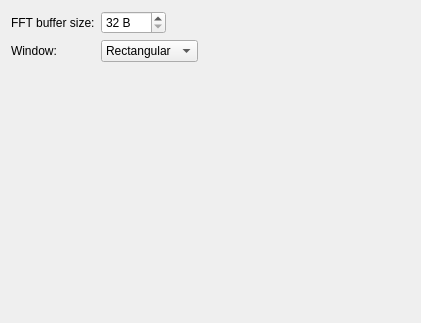
<?xml version="1.0" encoding="UTF-8"?>
<ui version="4.0">
 <class>FFTWidget</class>
 <widget class="QWidget" name="FFTWidget">
  <property name="geometry">
   <rect>
    <x>0</x>
    <y>0</y>
    <width>421</width>
    <height>323</height>
   </rect>
  </property>
  <property name="windowTitle">
   <string>Form</string>
  </property>
  <layout class="QGridLayout" name="gridLayout">
   <item row="0" column="2">
    <spacer name="horizontalSpacer">
     <property name="orientation">
      <enum>Qt::Horizontal</enum>
     </property>
     <property name="sizeHint" stdset="0">
      <size>
       <width>40</width>
       <height>20</height>
      </size>
     </property>
    </spacer>
   </item>
   <item row="0" column="0">
    <widget class="QLabel" name="label">
     <property name="text">
      <string>FFT buffer size:</string>
     </property>
    </widget>
   </item>
   <item row="1" column="0">
    <widget class="QLabel" name="label_2">
     <property name="text">
      <string>Window:</string>
     </property>
    </widget>
   </item>
   <item row="0" column="1">
    <widget class="QSpinBox" name="bufferSizeSpinBox">
     <property name="sizePolicy">
      <sizepolicy hsizetype="Maximum" vsizetype="Fixed">
       <horstretch>0</horstretch>
       <verstretch>0</verstretch>
      </sizepolicy>
     </property>
     <property name="suffix">
      <string> B</string>
     </property>
     <property name="minimum">
      <number>32</number>
     </property>
     <property name="maximum">
      <number>4096</number>
     </property>
     <property name="singleStep">
      <number>32</number>
     </property>
    </widget>
   </item>
   <item row="2" column="0">
    <spacer name="verticalSpacer">
     <property name="orientation">
      <enum>Qt::Vertical</enum>
     </property>
     <property name="sizeHint" stdset="0">
      <size>
       <width>20</width>
       <height>40</height>
      </size>
     </property>
    </spacer>
   </item>
   <item row="1" column="1">
    <widget class="QComboBox" name="windowComboBox">
     <property name="sizePolicy">
      <sizepolicy hsizetype="Preferred" vsizetype="Maximum">
       <horstretch>0</horstretch>
       <verstretch>0</verstretch>
      </sizepolicy>
     </property>
     <item>
      <property name="text">
       <string>Rectangular</string>
      </property>
     </item>
     <item>
      <property name="text">
       <string>Hamming</string>
      </property>
     </item>
     <item>
      <property name="text">
       <string>Hann</string>
      </property>
     </item>
     <item>
      <property name="text">
       <string>Sine</string>
      </property>
     </item>
    </widget>
   </item>
  </layout>
 </widget>
 <resources/>
 <connections/>
</ui>
